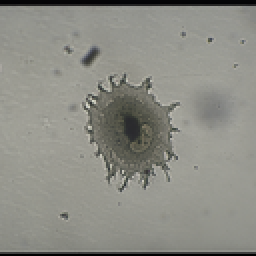
%> input picture celula#1.png, 128 x 128 px, shrunk from 512 x 512 before the run (shown 2 times larger)
$ octave Testes.m   (GNU Octave 9; MATLAB toolbox functions it lacks are replaced by stand-ins)
%> lines starting %> are read from the running program, lines starting %| are printed output that depends on the picture; in (x1, y1, x2, y2) boxes, pixels count from 0 and x2, y2 are one past the last pixel; in counts of white or black regions, pixels touching at a corner belong together; the program's own positions count from 1
### my_norm.m
function norm = my_norm(image)
% MY_NORM - normaliza a imagem introduzida, ou seja, os valores dos pixels
% da imagem ficam compreendidos entre 0 e 1

% Chamada da função:
%     norm = my_norm(image)

% Variáveis de entrada:
%     image: imagem pré-processada através de rgb2gray

% Variáveis de saída:
%     norm: imagem normalizada


% Outras variáveis locais:
%     minimo: valor minimo da matriz correspondente à imagem introduzida
%     maximo: valor maximo da matriz correspondente à imagem introduzida

% Objetivo:  normaliza a imagem introduzida, ou seja, os valores dos pixels
% da imagem passam a estar compreendidos entre os valores 0 e 1

image = double(image);
minimo = my_min(image(:));
maximo = my_max(image(:));

norm = (image - minimo)/(maximo - minimo);
end

### my_min.m
function minimo = my_min(vetor)
% MY_MIN - calcula o valor m韓imo de um vetor
%
% Chamada da fun玢o:
%     minimo = my_min(vetor)

% Vari醰eis de entrada:
%     vetor: vetor de entrada

% Vari醰eis de sa韉a:
%     minimo: valor m韓imo dos valores correspondentes ao vetor introduzido


% Outras vari醰eis locais:
%     i:

% Objetivo: calcular o valor m韓imo de entre os valores de um determinado
% vetor introduzido

minimo = vetor(1);
for i = 1:numel(vetor)
    if vetor(i)<minimo
        minimo = vetor(i);
    end
end
end

### my_max.m
function maximo = my_max(vetor)
% MY_MAX - calcula o valor máximo de um vetor
%
% Chamada da função:
%     maximo = my_max(vetor)

% Variáveis de entrada:
%     vetor: vetor de entrada

% Variáveis de saída:
%     maximo: valor máximo do vetor introduzido

% Objetivo: identificar o valor máximo entre os valores correspondentes a
% um determinado vetor introduzido
maximo = vetor(1);
for i = 1:numel(vetor)
    if vetor(i)>maximo
        maximo = vetor(i);
    end
end
end

### vec.m
function vetor = vec(image)
% MY_VEC - converte matrizes em vetores
%
% Chamada da função:
%     vetor = my_vec(IMAGE)

% Variáveis de entrada:
%     IMAGE: imagem pré-processada através de rgb2gray e normalização

% Variáveis de saída:
%     vetor: vetor que corresponde a todas as linhas da matriz de entrada

% Objetivo: transformar uma matriz num só vetor através da concatenação de
% todas as linhas

[i j] = size(image);
vetor = [];
for r = 1:i
    vetor = [vetor image(r,:)];
end
end

### inflection.m
function ind = inflection(IMAGE,pts)
% INFLECTION - determina os pts's primeiros pontos de inflexão do gráfico
% de aproximação ao histograma de uma imagem
%
% Chamada da função:
%     ind = inflection(IMAGE, pts)

% Variáveis de entrada:
%     IMAGE: imagem pré-processada através de rgb2gray e normalização
%     pts: número de pontos de inflexão a calcular

% Variáveis de saída:
%     ind: vetor com pontos de inflexão

% Outras variáveis locais:
%     l: comprimento do vetor, número de elementos
%     int: número de vezes de ocorrência de cada intensidade dos pixels
%     p: polinómio associado à função que relaciona as
%     intensidades dos pixels com a sua ocorrência
%     y: ordenadas do gráfico de aproximação ao histograma da imagem
%     SD: segunda derivada do gráfico de aproximação ao histograma da
%     imagem
%     minimo: mínimo da segunda derivada do gráfico de aproximação ao
%     histograma da imagem
%     index: vetor dos indíces dos valores da segunda derivada ordenados de
%     forma crescente
%     ind: vetor dos índices de índice mais baixo cuja diferença entre os
%     primeiros índices é significativa

% Objetivo: calcular os pontos de inflexão do gráfico de aproximação ao
% histograma da imagem

vetor = vec(IMAGE);

l = length(vetor);


% Cálculo do vetor que contem o número de recorrências de cada intensidade

int = [];

for n = 0:255
    occ = 0;
    for i = 1:l
        if vetor(i)==n
           occ = occ + 1;
        end
    end
    int = [int occ];
end

v = 0:255;

grau = 5;

% Cálculo da segunda derivada do gráfico de aproximação ao histograma

p = polyfit(v,int,grau);

y = polyval(p,v);

SD = abs(diff(diff(y)));

minimo = my_min(SD);
index = [];

%Cálculo do vetor que contem os indíces correspodente ás derivada ordenada
%de forma crescente

for i = 1:length(SD)
    max = SD(1);
    p = 1;
    for k = 1:length(SD)
        if SD(k)>max
            max = SD(k);
            p = k;
        end
    end
    SD(p)= minimo-1;
    index = [p index];
end

ind = [index(1)];
n = 2;

% Cálculo dos primeiros pontos significativamente espaçados do vetor ind

while length(ind)~= pts

    controlo =1;
    for k = 1:length(ind)
        if abs(ind(k)-index(n))<0.07
            controlo = 0;
        end
    end
        if controlo ==1
            ind = [ind index(n)];
        end
    n = n+1;
end
end

### my_hist.m
function my_hist(IMAGE,sgt)
% MY_HIST - converte uma matriz num vetor e desenha o histograma desse
% vetor
%
% Chamada da função:
%     my_hist(IMAGE, sgt)

% Variáveis de entrada:
%     IMAGE: imagem pré-processada através de rgb2gray e normalização
%     sgt: parâmetro que permite ao utilizador definir se quer ou não
%     sugestões

% Outras variáveis locais:
%     i: vetor com os primeiros dois pontos de inflexão

% Objetivo: criar um histograma correspondente aos valores de intensidade
% dos pixels da imagem e permitir ao utilizador escolher se pretende ou não
% sugestões quanto aos pontos de inflexão do histograma


%Switch permite ao utilizador escolher se quer se sugestões ou não

switch sgt
    case 1

    %Se quiser sugestões o programa corre uma função que encontra os pontos de
    %infleção e os coloca no gráfico

    i = (inflection(IMAGE,2))./255;

    a = 1:10000;
    i1 = i(1)*ones(1,10000);
    i2 = i(2)*ones(1,10000);

    hold on
    histogram(my_norm(IMAGE),256)
    title('Histograma da imagem')
    xlabel('Intensidades')
    ylabel('N.º de pixels')
    plot(i1,a)
    plot(i2,a)

    txt1 = [' ' num2str(i(1))];
    text(i(1),10050,txt1)
    txt2 = [' ' num2str(i(2))];
    text(i(2),9050,txt2)

    case 2
        histogram(my_norm(IMAGE),256)
        title('Histograma da imagem')
        xlabel('Intensidades')
        ylabel('N.º de pixels')

end
end

### my_bin.m
function binar = my_bin(image,lmin,lmax,posbin,viz,r,tipo)
% MY_BIN - binariza a imagem, ou seja, coloca os valores entre 0 e 1
%
% Chamada da função:
%     binar = my_bin(IMAGE,lmin,lmax,posbin,viz,r,tipo)

% Variáveis de entrada:
%     IMAGE: imagem pré-processada através de rgb2gray e normalização
%     lmin: limite inferior
%     lmax: limite superior
%     posbin: se for 1 faz processamento, se for 2 não o faz
%     viz: vizinhança escolhida pu não pelo utilizador
%     r: repetição, escolhida ou não pelo utilizador
%     tipo: se for 1 é do tipo preto e branco, se for 2 é a cores

% Variáveis de saída:
%     binar: imagem binarizada, com os valores compreendidos entre 0 e 1

% Objetivo: binarizar a imagem introduzida, ou seja, comprimir os valores
%de intensidade dos pixels entre 0 e 1, sendo assim possível, por exemplo,
%distinguir o fundo das regiões de interesse da imagem

% Testes da validade dos inputs

while lmin < 0 || lmin > 1 ||  isnumeric(lmin) == 0

    per = {'Introduza um número entre 0 e 1'};

    res = inputdlg(per,'Erro! Limite mínimo',[1 40]);

    lmin = str2num(res{1});

end

while  lmax < 0 || lmax > 1 ||  isnumeric(lmax) == 0 || lmax<lmin
    per = {'Introduza um número entre 0 e 1 superior ao limite mínimo'};

    res = inputdlg(per,'Erro! Limite máximo',[1 40]);

    lmax = str2num(res{1});
end

[i j] = size(image);
bin = zeros(i,j);

for m = 1:j
    for n = 1:i
        if image(n,m)>lmin && image(n,m)<lmax
            bin(n,m)=1;
        end
    end
end

%switch permite escolher entre 4 tipos de imagens
switch tipo
    case 1
        switch posbin
            case 1
                binar = proposbin(bin,viz,r);
            case 2
                binar = bin;
        end
    case 2
        switch posbin
            case 1
                bina = proposbin(bin,viz,r);
            case 2
                bina = bin;
        end
%Ciclo for que define a matriz de 0's e 1's
binar = image;
for x = 1:i
    for y = 1:j
        if bina(x,y) == 0
            binar(x,y) = 1;
        end
    end
end

end
end

### my_deriv.m
function der = my_deriv(image,tipo)
% MY_DERIV - calcula a derivada da imagem, mostra a variação de
%           luminusidade entre os pixels
%
% Chamada da função:
%     der = my_deriv(IMAGE,tipo)

% Variáveis de entrada:
%     IMAGE: imagem pré-processada através de rgb2gray e normalização
%     tipo: depende do local onde a função for utilizada, é 1 e 2 para a
%           função cont e 3 para a função get_info

% Variáveis de saída:
%     der: imagem derivada

% Outras variáveis locais:
%     derx: matriz de zeros
%     dery: matriz de zeros

% Objetivo: calcular a derivada de primeira ordem de cada ponto da imagem introduzida ao longo de cada linha e coluna

[i j] = size(image);
derx = zeros(i,j);
dery = zeros(i,j);
for m = 2:i-1
    for n = 2:j-1
        derx(m,n) = (image(m+1,n)-image(m-1,n))/2;
        dery(m,n) = (image(m,n+1)-image(m,n-1))/2;
    end
end

%Switch permite output de três derivadas diferentes
switch tipo
    case 1
        der = derx;
    case 2
        der = dery;
    case 3
        der = (derx + dery)/2;
end

end

### my_median.m
function mediana = my_median(IMAGE,viz)
% MY_MEDIAN - calcula em todos os pontos da imagem a mediana do seu valor e
% respetiva vizinhança
%
% Chamada da função:
%     mediana = my_median(IMAGE,viz)

% Variáveis de entrada:
%     IMAGE: imagem pré-processada através de rgb2gray e normalização
%     viz: vizinhança escolhida pelo utilizador

% Variáveis de saída:
%     mediana: imagem com menos ruído

% Objetivo: suavizar a imagem através da mediana entre o valor
% correspondente a cada ponto e todos pertencentes à sua vizinhança,
% escolhida pelo utilizador

% Testes da validade dos inputs

while viz ~= floor(viz) || viz <= 2 || viz > 10 || isnumeric(viz) == 0
    per = {'Introduza um número natural, por favor:'};
    res = inputdlg(per,'Erro!',[1 40]);

    viz = str2num(res{1});
end

mediana = my_filtro(IMAGE,viz,1);
end

### my_filtro.m
function matriz = my_filtro(IMAGE,viz,p)

% MY_FILTRO - produz uma imagem suavizada, em que a cada ponto
% corresponde à mediana ou média, dependendo da escolha do utilizador, da
% vizinhança escolhida, de todos os pontos de uma imagem

% Chamada da função:
%     matriz = my_filtro(IMAGE, viz, p)

% Variáveis de entrada:
%     IMAGE: imagem pré-processada através de rgb2gray e normalização
%     viz: vizinhança escolhida pelo utilizador
%     p: parâmetro, se for 1 é a mediana se for 2 é a média

% Variáveis de saída:
%     matriz: matriz dos pontos da imagem após a aplicação da média ou
%     mediana


% Outras variáveis locais:
%     d: alcance da vizinhança
%     x1: abcissa do ponto a partir do qual começa a vizinhança em estudo
%     x2: abcissa do ponto no qual termina a vizinhança em estudo
%     y1: ordenada do ponto a partir do qual começa a vizinhança em estudo
%     y2: ordenada do ponto no qual termina a vizinhança em estudo
%     tipo: variável que define se a vizinhança é par(1) ou ímpar(2)
%     N: corresponde, no caso de um vetor com número par de elementos, ao
%     elemento mais à esquerda entre os dois elementos centrais, no caso de
%     um vetor com número ímpar de elementos, ao elemento do meio


% Objetivo: calcular a média ou mediana, esta escolha é feita pelo
% utilizador, de cada elemento da matriz correspondente à imagem, bem como
% à sua vizinhança, também esta definida pelo utilizador. E, assim, obter
% uma imagem mais suavizada ou com redução de ruído relativamente à imagem
% original.

[i j] = size(IMAGE);
d = floor(viz/2);                            %d é o alcance da vizinhança

% Comando if que define as variáveis de forma concordante com o tipo de
% vizinhança

if floor(viz/2)==viz/2                       %Vizinhança par
    x1 = d;
    x2 = i-d;
    y1 = d;
    y2 = j-d;
    tipo = 1;
   matriz = zeros(i-2*d+1,j-2*d+1);
else                                         %Vizinhança impar
    x1 = d+1;
    x2 = i-d-1;
    y1 = d+1;
    y2 = j-d-1;
    tipo = 2;
    matriz = zeros(i-2*d,j-2*d);
end

%Cálculo da mediana ou media na parte central da imagem

for x = x1:x2                            %Leitura dos valores centrais
    for y = y1:y2
        valores = vetviz(IMAGE,x,y,viz); %Vetor com valores da vizinhança
        switch p

           case 1


               vetor = ordenar(valores);        %Vetor ordenado
               N = ceil(length(vetor)/2);
                switch tipo
                    case 1
                        matriz(x-d+1,y-d+1) = (vetor(N)+vetor(N+1))/2;
                    case 2
                        matriz(x-d,y-d) = vetor(N);
                end

           case 2
               soma = 0;
                for i=1:length(valores)
                    soma = soma + valores(i);
                end
            switch tipo
                case 1
                    matriz(x-d+1,y-d+1) = soma/length(valores);
                case 2
                    matriz(x-d,y-d) = soma/length(valores);
            end

       end

    end
end

%Concatenção da mediana central com as matrizes da mediana ou media em cada borda
%Primeiramente a mediana ou media 2.1 e 2.2
    matriz = [analiseborda(IMAGE,2,1,viz,p); matriz; analiseborda(IMAGE,2,2,viz,p)];
%Por fim concatenação com a mediana ou media 1.1 e 1.2
    matriz = [analiseborda(IMAGE,1,1,viz,p) matriz analiseborda(IMAGE,1,2,viz,p)];
end

### analiseborda.m
function matriz = analiseborda(IMAGE,a,b,viz,p)
% ANALISEBORDA - cria as matrizes correspondentes à mediana e média nos
% pontos das bordas da imagem

% Chamada da função:
%     matriz = analiseborda(IMAGE, a, b, viz, p)

% Variáveis de entrada:
%     IMAGE: imagem pré-processada através de rgb2gray e normalização
%     a: índice de primeira ordem da região em estudo
%     b: índice de segunda ordem da região em estudo
%     viz: vizinhança escolhida pelo utilizador
%     p: parâmetro, se for 1 é a mediana se for 2 é a média

% Variáveis de saída:
%     matriz: matriz de uma dada região da imagem inicial após um
%     tratamento de média ou mediana

% Outras variáveis locais:
%     d: alcance da vizinhança
%     newimage: matriz correspondente à matriz da imagem inicial rodeado
%     por -1
%     x1: abcissa do ponto a partir do qual começam os pixeis em estudo
%     x2: abcissa do ponto no qual terminam os pixeis em estudo
%     y1: ordenada do ponto a partir do qual começam os pixeis em estudo
%     y2: ordenada do ponto no qual terminam os pixeis em estudo
%     f: ajuste do índice da abcissa à região em estudo
%     e: ajuste do índice da ordenada à região em estudo
%     valores: vetor com os valores dos elementos da vizinhança da matriz,
%     incluindo os -1 previamente adicionados à matriz original

% Objetivo: analisa diferentes regiões das bordas da imagem e cria as
% matrizes correspondestes à média ou mediana das vizinhanças de cada ponto

[i j] = size(IMAGE);
d = floor(viz/2);

%Essas bordas são preenchidas por -1's que serão depois descartados
if d == viz/2
    newimage = [-ones(i,d-1) IMAGE -ones(i,d)];
    newimage = [-ones(d-1,d+j+d-1); newimage; -ones(d,d+j+d-1)];
    switch a
    case 1
        x1 = 1;
        x2 = i;
        f = 0;
            switch b
                case 1
                     y1 = 1;
                     y2 = d-1;
                     e = 0;
                     matriz = zeros(i,d-1);
                case 2
                    y1 = j-d+1;
                    y2 = j;
                    e = d-j;
                    matriz = zeros(i,d);
            end
    case 2
        y1 = d;
        y2 = j-d;
        e = -d+1;
            switch b
                case 1
                    x1 = 1;
                    x2 = d-1;
                    f = 0;
                    matriz = zeros(d-1,j-2*d+1);
                case 2
                    x1 = i-d+1;
                    x2 = i;
                    f = d-i;
                    matriz = zeros(d,j-2*d+1);
            end
    end

else
newimage = [-ones(i,d) IMAGE -ones(i,d)];
newimage = [-ones(d,d+j+d); newimage; -ones(d,d+j+d)];

switch a
    case 1
        x1 = 1;
        x2 = i;
        matriz = zeros(i,d);
        f = 0;
            switch b
                case 1
                     y1 = 1;
                     y2 = d;
                     e = 0;
                case 2
                    y1 = j-d+1;
                    y2 = j;
                    e = d-j;
            end
    case 2
        y1 = d+1;
        y2 = j-d;
        matriz = zeros(d,j-2*d);
        e = -d;
            switch b
                case 1
                    x1 = 1;
                    x2 = d;
                    f = 0;
                case 2
                    x1 = i-d+1;
                    x2 = i;
                    f = d-i;
            end
end
end

%Switch que vai atribui às variáveis x1, x2, y1 e y2 valores que indiquem as
%casas a ser analisada, nomeadamente, as linhas inicial e final e a coluna
%inicial e final, respetivamente.
%Atribui às variáveis e e f valores que permitirem fazer o ajuste dos
%índices e cria uma matriz de zeros com o tamanho apropriado

%Definidas as variáveis, os ciclos for são executados de forma
%personalizada para cada segmento da mediana ou media

for x = x1:x2
    for y = y1:y2
        valores = vetviz(newimage,x+floor((viz-1)/2),y+floor((viz-1)/2),viz);  %Valores da vizinhança

        switch p
            case 1
        matriz(x+f,y+e) = medianandes(notnegone(valores));

            case 2
        matriz(x+f,y+e) = sum(notnegone(valores))/length(valores);

        %Para cada indice ajustado à nova matriz o valor do pixel é o da
        %mediana ou media entre os valores da respetiva vizinhança após terem
        %sido descartados os valores -1
        end
    end
end
end

### my_mean.m
function media = my_mean(IMAGE,viz)
% MY_MEAN - calcula em todos os pontos da imagem a média dos valores desse
% ponto e da correspondente vizinhança
%
% Chamada da função:
%     media = my_mean(IMAGE, viz)

% Variáveis de entrada:
%     IMAGE: imagem pré-processada através de rgb2gray e normalização
%     viz: vizinhança escolhida pelo utilizador

% Variáveis de saída:
%     media: matriz com as médias de cada ponto e correspondente vizinhança

% Objetivo: calcula a média de cada ponto da imagem e da sua respetiva
% vizinhança, escolhida pelo utilizador, suavizando desta forma a imagem
% final obtida

% Testes da validade dos inputs
while viz ~= floor(viz) || viz <= 2 || viz > 10 || isnumeric(viz) == 0
    per = {'Introduza um número natural, por favor:'};
    res = inputdlg(per,'Erro!',[1 40]);

    viz = str2num(res{1});
end

media = my_filtro(IMAGE,viz,2);
end

### Testes.m
%Teste de funções
%% Leitura da imagem
clear
clc
close all

celula = imread('celula#1.png');
%> celula is the input picture: size 128x128x3 uint8; mean R, G, B 140.2, 140.5, 133.1

cell = rgb2gray(celula);

%% Normalização
celln = my_norm(cell);
%> in my_min, `minimo = vetor(1);`: minimo = 5
%> after the loop in my_min, `for i = 1:numel(vetor)`: minimo = 0
%> in my_max, `maximo = vetor(1);`: maximo = 5
%> the loop in my_max, `for i = 1:numel(vetor)` made 16384 passes
%> maximo on passes 3, 4, 5, 9, 10, 28, 29, 30, 32, 33, 34: 36, 140, 145, 146, 148, 149, 150, 152, 155, 164, 167
%> after the loop in my_max, `for i = 1:numel(vetor)`: maximo = 214
%> in my_norm, `norm = (image - minimo)/(maximo - minimo);`:
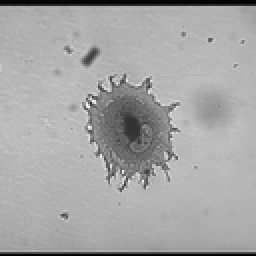
%> norm: size 128x128 double (shown 2 times larger); min 0, max 1, mean 0.652
imshow(celln)
%% Histograma

my_hist(cell,1)
%> the loop in inflection, `for n = 0:255` made 256 passes
%> int on passes 1 to 3: 128, [128 0], [128 0 0]
%> after the loop in inflection, `for n = 0:255`: int = 256 values, max 987 at index 154, min 0 at index 2, mean 64
%> in inflection, `p = polyfit(v,int,grau);`: p = [3.2e-08 -1.82e-05 0.00338 -0.225 4.39 6.92]
%> in inflection, `y = polyval(p,v);`: y = 256 values, max 223.5 at index 153, min -75.23 at index 231, mean 64
%> in inflection, `SD = abs(diff(diff(y)));`: SD = 254 values, max 1.12 at index 254, min 0.000184 at index 108, mean 0.186
%> the loop in my_min (call 2), `for i = 1:numel(vetor)` made 254 passes
%> minimo on passes 2 to 13: 0.411, 0.392, 0.373, 0.355, 0.337, 0.319, 0.302, 0.285, 0.269, 0.253, 0.238, 0.223
%> in inflection, `minimo = my_min(SD);`: minimo = 0.000184
%> the loop in inflection, `for i = 1:length(SD)` made 254 passes
%> after the loop in inflection, `for i = 1:length(SD)`: SD = 254 values from -1 to -1; index = 254 values, max 254 at index 254, min 1 at index 228, mean 127.5
%> in inflection, `ind = [index(1)];`: ind = 108
%> the loop in inflection, `while length(ind)~= pts` made 1 pass
%> (ind, n) on pass 1: ([108 200], 3)
%> in my_hist, `i = (inflection(IMAGE,2))./255;`: i = [0.424 0.784]
%> the loop in my_max (call 2), `for i = 1:numel(vetor)` made 16384 passes
%> in my_hist, `txt1 = [' ' num2str(i(1))];`: txt1 = ' 0.42353'
%> in my_hist, `txt2 = [' ' num2str(i(2))];`: txt2 = ' 0.78431'
%> figure, not shown here; shown 3 times larger; its title reads 'Histograma da imagem'
hold off
%% Binarização

bin = my_bin(celln,0.12,0.47,2,1,1,2);
%> after the loop in my_bin, `for m = 1:j`:
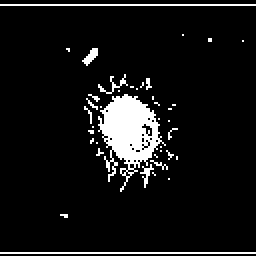
%> bin: size 128x128 double (shown 2 times larger); values 0 (black) and 1 (white), 7.8% white; 40 white regions (34 under 20 px), largest, box (x1, y1, x2, y2) and area: (49, 47, 83, 96) 795, (0, 2, 128, 3) 128, (0, 126, 128, 127) 128, (41, 24, 49, 33) 35, (49, 37, 64, 47) 35, (70, 82, 77, 94) 28
%> after the loop in my_bin, `for x = 1:i`:
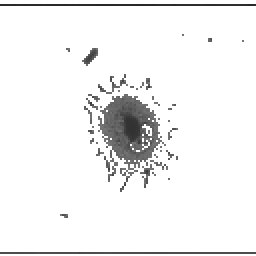
%> binar: size 128x128 double (shown 2 times larger); min 0.154, max 1, mean 0.949
imshow(bin)
%% Derivada

der = my_deriv(celln,3);
%> after the loop in my_deriv, `for m = 2:i-1`:
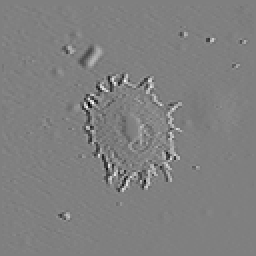
%> dery: size 128x128 double (shown 2 times larger); min -0.353, max 0.35, mean -5.05e-05; drawn with min black and max white

%% Mediana

mediana = my_median(celln,3);
%> after the loop in my_filtro, `for x = x1:x2`:
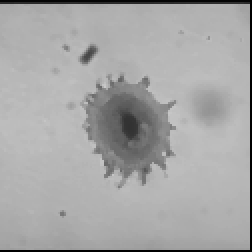
%> matriz: size 126x126 double (shown 2 times larger); min 0, max 0.794, mean 0.654
%> after the loop in my_filtro, `for x = x1:x2`: N = 5; vetor = [0.299 0.299 0.304 0.617 0.617 0.621 0.664 0.673 0.678]
%> in analiseborda, `newimage = [-ones(d,d+j+d); newimage; -ones(d,d+j+d)];`:
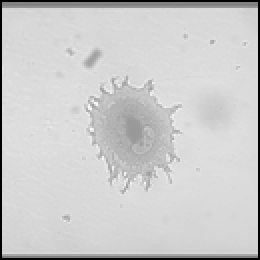
%> newimage: size 130x130 double (shown 2 times larger); min -1, max 1, mean 0.602; drawn with min black and max white
%> after the loop in analiseborda, `for x = x1:x2`: matriz = 126 values, max 0.0234 at index 1, min 0.021 at index 59, mean 0.0228
%> in my_filtro, `matriz = [analiseborda(IMAGE,1,1,viz,p) matriz analiseborda(IMAGE,1,2,..`:
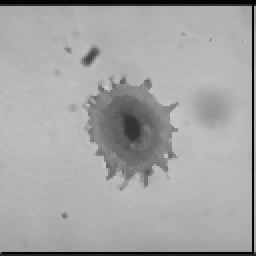
%> matriz: size 128x128 double (shown 2 times larger); min 0, max 0.794, mean 0.646
imshow(mediana)
%% Média

media = my_mean(celln,3);
%> (the run ends here)
